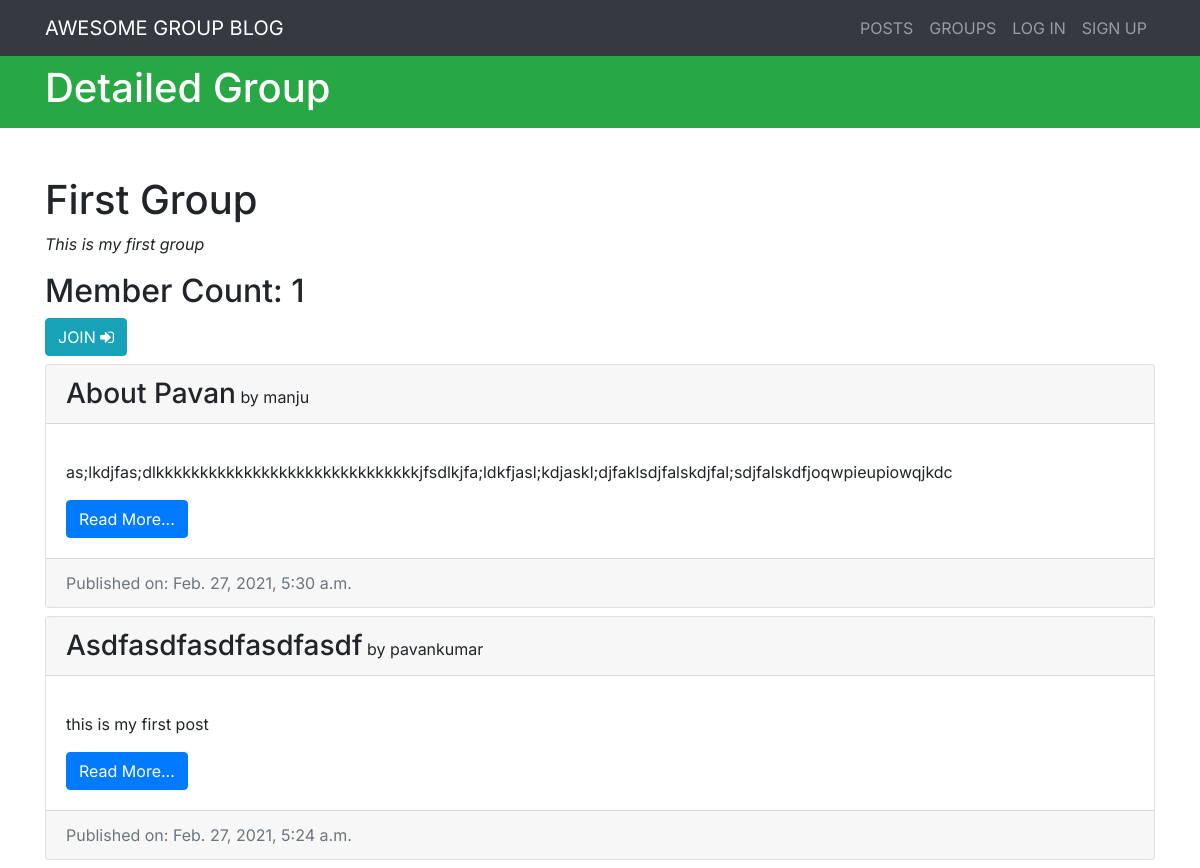
The app's page /groups/posts/in/first-group/ with its own data.
### groups/models.py (models this page shows, shortened)
class Group(models.Model):
    name = models.CharField(max_length=200, unique=True)
    slug = models.SlugField(allow_unicode=True, unique=True)
    description = models.TextField(blank=True, default='')
    members = models.ManyToManyField(User, through='GroupMember')
    class Meta:
        ordering = ['name']

### posts/models.py (models this page shows, shortened)
class Post(models.Model):
    user = models.ForeignKey(User, related_name='posts',on_delete=models.CASCADE)
    created_at = models.DateTimeField(auto_now=True)
    title = models.CharField(max_length=250,default='')
    message = RichTextField()
    group = models.ForeignKey(Group, related_name='posts', null=True, blank=True,on_delete=models.CASCADE)
    class Meta:
        ordering = ['-created_at']
        unique_together = ['user', 'message']

### groups/views.py (the view)
class SingleGroup(generic.DetailView):
    model = Group

### groups/templates/groups/group_detail.html
{% extends "groups/group_base.html" %}
{% block pregroup %}
  <header class="bg-success py-2 text-white mb-5">
    <div class="container">
      <div class="">
        <h1>Detailed Group</h1>
      </div>
    </div>
  </header>
<div class="container">
    <h1>{{group.name|title}}</h1>
    <p class="font-italic">{{group.description}}</p>
    <h2>Member Count: {{group.members.count }}</h2>
    <div class="content mb-2">
        {% if user in group.members.all %}
        <a href="{% url 'groups:leave' slug=group.slug %}"
           class="btn btn-warning">EXIT  <i class="fa fa-sign-out" aria-hidden="true"></i></a>
        {% else %}
            <a href="{% url 'groups:join' slug=group.slug %}"
           class="btn btn-info">JOIN   <i class="fa fa-sign-in" aria-hidden="true"></i></a>
        {% endif %}
    </div>
</div>
{% endblock %}
{% block group_content %}
<div class="container">
        {% if group.posts.count == 0 %}
        <h2>No posts in this group yet!</h2>
        {% else %}
        {% for post in group.posts.all %}
        <a href="{% url 'posts:single' pk=post.pk %}" style="color:inherit;text-decoration: none;">
        <div class="card font1 mb-2" style="">
            <div class="card-header">
                <h3 style="display:inline;">{{post.title|capfirst}}</h3>
                <p style="display:inline;"> by {{post.user}}</p>
            </div>
            <div class="card-body" style="font1">
                <p class="card-text">{{post.message|safe|truncatechars:200}}</p>
                <div><button class="btn btn-primary">Read More...</button></div>
            </div>
            <div class="card-footer text-muted">
                Published on: {{post.created_at}}
            </div>
            </div>
        </a>
        {% endfor %}
        {% endif %}
</div>
{% endblock %}

### records on screen
Group: name "First Group", description "This is my first group", members.count "1"
Post: title "About Pavan", user "manju", message "as;lkdjfas;dlkkkkkkkkkkkkkkkkkkkkkkkkkkkkkkjfsdlkjfa;ldkfjasl;kdjaskl;djfaklsdjfalskdjfal;sdjfalskdfjoqwpieupiowqjkdc", created_at "Feb. 27, 2021, 5:30 a.m."
Post: title "Asdfasdfasdfasdfasdf", user "pavankumar", message "this is my first post", created_at "Feb. 27, 2021, 5:24 a.m."
